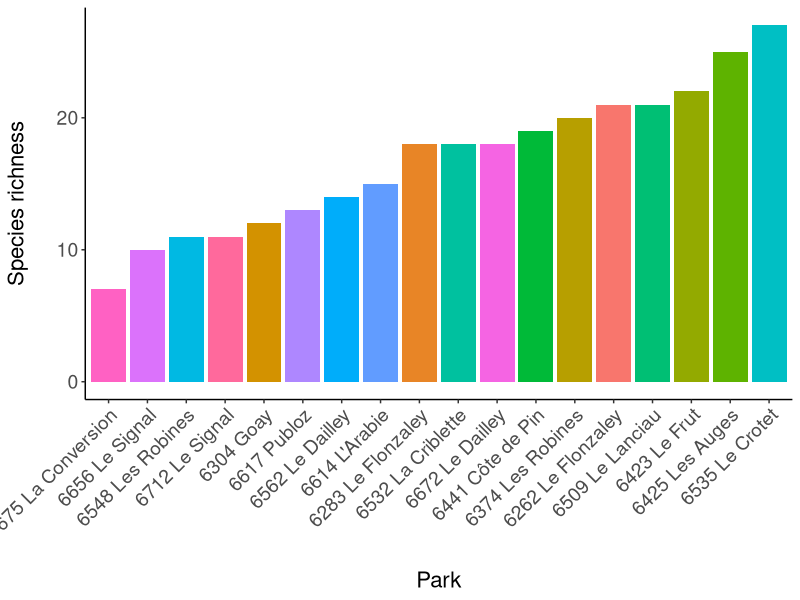
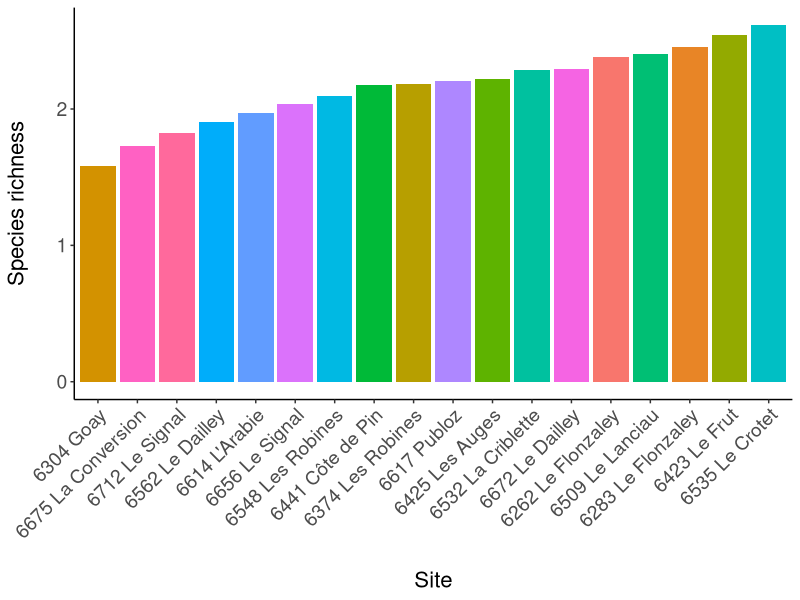
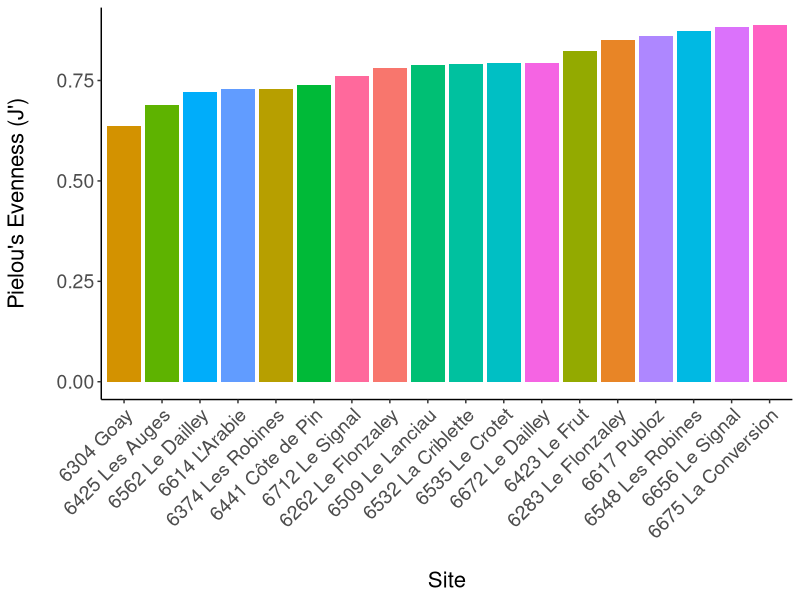
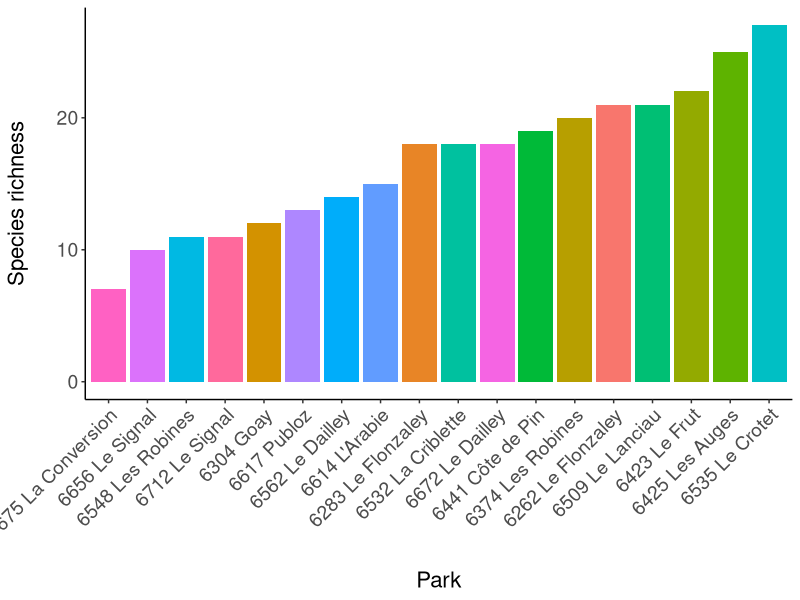

Recreate these plots in R, in order.
library(readxl)
library(tidyverse)
diversity <- read_excel("applied_ecology/diversity.xlsx")
View(diversity)

# species richness

diversity_long <- diversity %>% 
  pivot_longer(cols = 2:19, names_to = "Site", values_to = "Presence")
View(diversity_long)
diversity_long <- na.omit(diversity_long)

(richness <-  diversity_long %>% 
  group_by(Site) %>% 
  summarise(sp.richness = length(unique(Species))))

(barplot_richness <- ggplot(richness, aes(x = reorder(Site, sp.richness), y = sp.richness, fill = Site)) +
    # setting the x and y axes, and asking R to use different colors for each park
    geom_bar (stat = "identity") +
    # specifying that we want a barplot ?
    labs (x = "\nPark", y = "Species richness\n") +
    # giving informative names to the axes
    theme_classic() +
    #adding a color palette - feel free to add a different one!
    theme (legend.position = "none",
           # removing the legend as the axes provide enough information 
           axis.text = element_text(size = 14), 
           axis.title = element_text(size = 16),
           #increasing font size
           axis.text.x = element_text(angle = 45, hjust = 1)))
#tilting the text of the x axis

ggsave(barplot_richness, file = "applied_ecology/richnessplot.png", width = 6, height = 6)

# shannons diversity
diversity_long <- diversity_long %>% 
  group_by(Site) %>% 
  mutate(relative.abundance = Presence/sum(Presence)) 

shannon <- diversity_long %>% 
  group_by(Site) %>% 
  summarise(shannons.div = -sum(relative.abundance*log(relative.abundance))) %>%
  ungroup()

(barplot_shannon <- ggplot(shannon, aes(x = reorder(Site, shannons.div), y = shannons.div, fill = Site)) +
    # setting the x and y axes, and asking R to use different colors for each park
    geom_bar (stat = "identity") +
    # specifying that we want a barplot ?
    labs (x = "\nSite", y = "Species richness\n") +
    # giving informative names to the axes
    theme_classic() +
    #adding a color palette - feel free to add a different one!
    theme (legend.position = "none",
           # removing the legend as the axes provide enough information 
           axis.text = element_text(size = 14), 
           axis.title = element_text(size = 16),
           #increasing font size
           axis.text.x = element_text(angle = 45, hjust = 1)))
#tilting the text of the x axis

# Calculate H'max (maximum possible Shannon diversity for each site)
richness <- richness %>% 
  mutate(H_max = ifelse(sp.richness > 1, log(sp.richness), NA))  # Avoid log(1) issue

# Merge Shannon diversity (H') with richness (S) per site
evenness <- left_join(shannon, richness, by = "Site") %>%
  mutate(Pielou_Evenness = shannons.div / H_max) %>%
  select(Site, Pielou_Evenness)  # Keep only relevant columns

# Print results
print(evenness)

# Plot Pielou's Evenness per site
(barplot_evenness <- ggplot(evenness, aes(x = reorder(Site, Pielou_Evenness), y = Pielou_Evenness, fill = Site)) +
    geom_bar(stat = "identity") +
    labs(x = "\nSite", y = "Pielou's Evenness (J')\n") +
    theme_classic() +
    theme(legend.position = "none",
          axis.text = element_text(size = 14), 
          axis.title = element_text(size = 16),
          axis.text.x = element_text(angle = 45, hjust = 1)))
